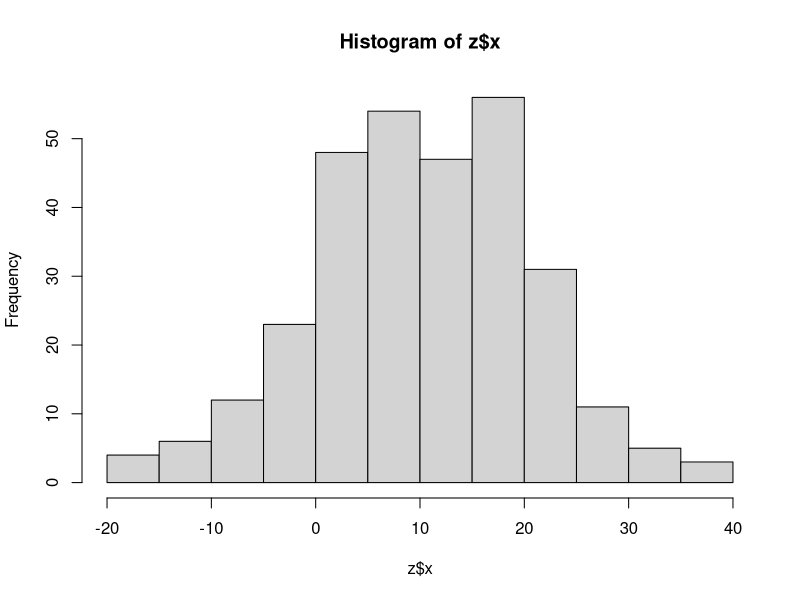
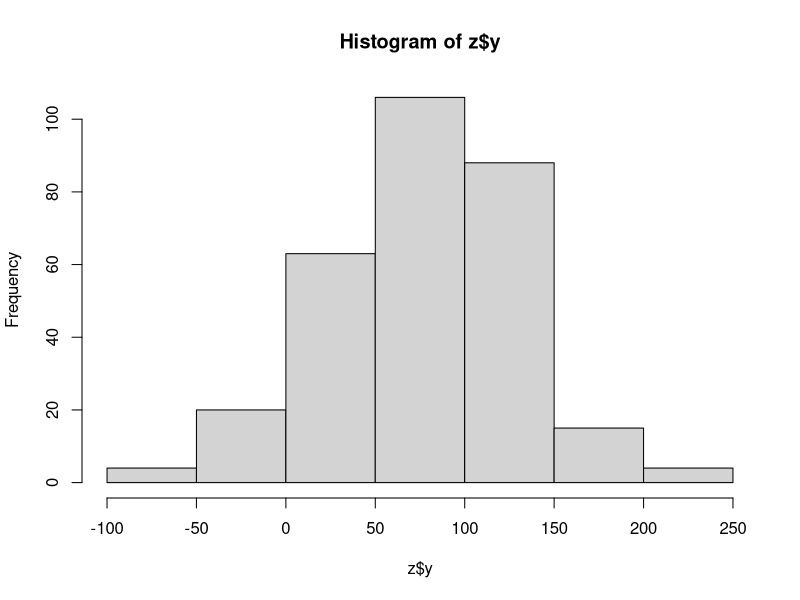
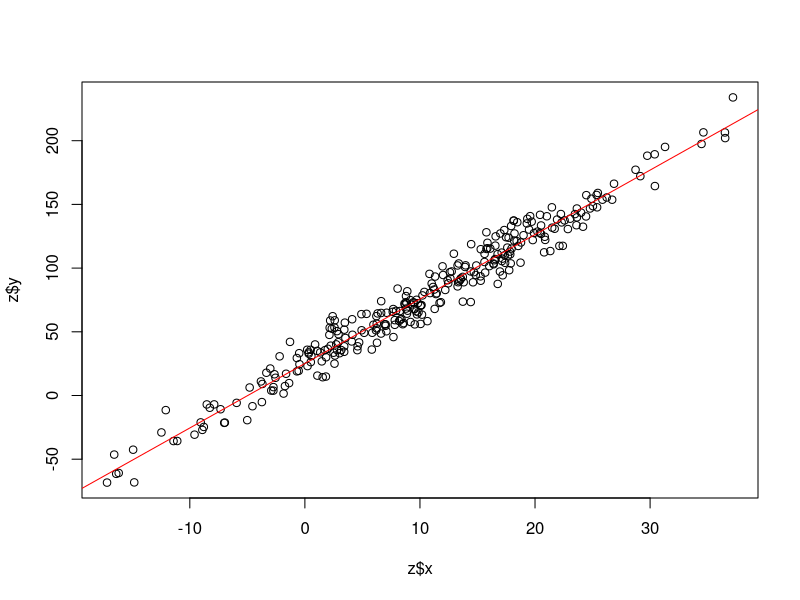

Recreate these plots in R, in order.
#############################################
# a really incredibly brief introduction to R. 
#############################################

# this is an R script. 

# lines beginning with "#" are comment lines. R will ignore the contents. 
# you can use these lines to document your code. 

# you can execute lines from this script interactively by entering them in the R console (bottom left pane in RStudio)
  # you can copy and paste them, or press command-enter


#############################################
# objects
#############################################

# everything in R is an object. there are several kinds of objects. 
# we can assign values to objects using the assignment operator "<-" like this:

a <- 5

# you can see the contents of many objects by simply entering them on the console

a

# you can do math in the console and assign results to objects

5 + 5

a <- 5 + 5

a

# you can update objects

a <- a + 5

a

# there are many kinds of objects:

# vectors:
a <- c(1,2,3,4,5)
b <- c("bear","dog","fox","cat","rat")
a
b

  # access subsets of vectors like this:
  a[2]
  b[2:4]
  
# lists:
g <- list(x=a,y=b)
g

  # access parts of lists like this
  g[[2]]

# arrays (or matrices)
d <- matrix(nrow=5,ncol=2,data=1:10)
d
  
  # access parts of matrices like this:
  d[1,]
  d[,1]
  d[1,2]
  
# data frames
e <- data.frame(x=a,y=b)
e

  # access parts of data frames like matrices, but also:
  e$x

# R objects can contain several basic data types:

# numeric: 1,2,3...
# character: "bear","dog","fox"...
# logical: TRUE/FALSE
# factor (categorical): "bear","dog","fox"...


# R does *vector* arithmetic!

a + a
a^2
a + 100

# TRUE/FALSE vectors are super useful

f <- c(TRUE,FALSE,TRUE,FALSE,TRUE)

a[f]
e[f,]
d[!f,]

# you can create logical vectors like this:
f <- d[,1] > 2

# you can do arithmetic on logical vectors

TRUE + 1
FALSE + 1

#############################################
# functions
#############################################

# functions are objects that contain code
# you use them to manipulate other objects

# the function is()
# you can ask what an object is:

is(a)

is(d)

is(is)

# you can often see the code in a function by typing its name:

is

# you can write your own functions
x10 <- function(x){
  z <- x * 10
  return(z)
  }

x10(10)

# most functions have documentation!

?sum

sum(a)

#############################################
# analysis and plotting
#############################################

# an absurdly simple example. 
# simulate some data

x <- rnorm(n=300,mean=10,sd=10)
y <- x * 5 + rnorm(n=300,mean=25,sd=10)

z <- data.frame(x,y)

# plot the data
hist(z$x)
hist(z$y)
plot(z$x,z$y)

# fit a linear model
model <- lm(y ~ x, z)

# summarize linear model
summary(model)

# add trendline to plot
abline(model,col="red")


#############################################
# tidyverse and "pipes"
#############################################

# above we have used 'base' R. a very commonly used set of packages
# fall under the umbrella of the 'tidyverse' project. 
# in the DE analysis we'll use some tidyverse functions,
# but one major piece of syntax to be aware of is the "pipe"

library(tidyverse)

sum(a)

a %>% sum()

a %>% sum() %>% sqrt()

w <- a %>% 
    sum() %>% 
    sqrt() %>% 
    (function(x){x^5})

w
